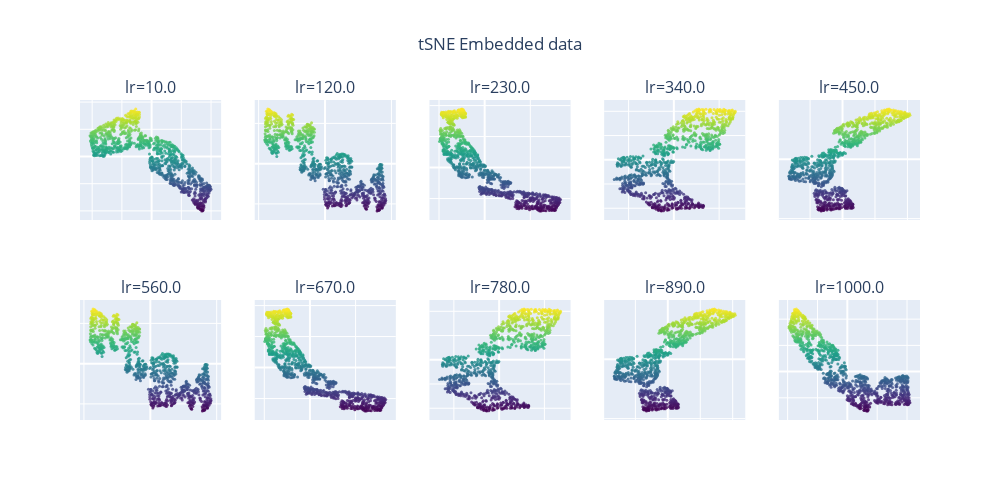

This figure's notebook cell:
### Code cell
plot_2Dsub_figures(embedded_list, lr_values)

### Figure 1 — Plotly figure (JSON) as saved in the notebook; plotly's stock layout.template omitted (floating-point values rounded to 4 significant figures; data arrays with more than 128 entries replaced by an {"elided": "..."} marker saying what was removed)
{"data": [{"marker": {"color": {"elided": "912 float values"}, "colorscale": [[0, "#440154"], [0.1111, "#482878"], [0.2222, "#3e4989"], [0.3333, "#31688e"], [0.4444, "#26828e"], [0.5556, "#1f9e89"], [0.6667, "#35b779"], [0.7778, "#6ece58"], [0.8889, "#b5de2b"], [1, "#fde725"]], "opacity": 0.8, "size": 3}, "mode": "markers", "type": "scatter", "x": {"elided": "912 float values"}, "xaxis": "x", "y": {"elided": "912 float values"}, "yaxis": "y"}, {"marker": {"color": {"elided": "912 float values"}, "colorscale": [[0, "#440154"], [0.1111, "#482878"], [0.2222, "#3e4989"], [0.3333, "#31688e"], [0.4444, "#26828e"], [0.5556, "#1f9e89"], [0.6667, "#35b779"], [0.7778, "#6ece58"], [0.8889, "#b5de2b"], [1, "#fde725"]], "opacity": 0.8, "size": 3}, "mode": "markers", "type": "scatter", "x": {"elided": "912 float values"}, "xaxis": "x2", "y": {"elided": "912 float values"}, "yaxis": "y2"}, {"marker": {"color": {"elided": "912 float values"}, "colorscale": [[0, "#440154"], [0.1111, "#482878"], [0.2222, "#3e4989"], [0.3333, "#31688e"], [0.4444, "#26828e"], [0.5556, "#1f9e89"], [0.6667, "#35b779"], [0.7778, "#6ece58"], [0.8889, "#b5de2b"], [1, "#fde725"]], "opacity": 0.8, "size": 3}, "mode": "markers", "type": "scatter", "x": {"elided": "912 float values"}, "xaxis": "x3", "y": {"elided": "912 float values"}, "yaxis": "y3"}, {"marker": {"color": {"elided": "912 float values"}, "colorscale": [[0, "#440154"], [0.1111, "#482878"], [0.2222, "#3e4989"], [0.3333, "#31688e"], [0.4444, "#26828e"], [0.5556, "#1f9e89"], [0.6667, "#35b779"], [0.7778, "#6ece58"], [0.8889, "#b5de2b"], [1, "#fde725"]], "opacity": 0.8, "size": 3}, "mode": "markers", "type": "scatter", "x": {"elided": "912 float values"}, "xaxis": "x4", "y": {"elided": "912 float values"}, "yaxis": "y4"}, {"marker": {"color": {"elided": "912 float values"}, "colorscale": [[0, "#440154"], [0.1111, "#482878"], [0.2222, "#3e4989"], [0.3333, "#31688e"], [0.4444, "#26828e"], [0.5556, "#1f9e89"], [0.6667, "#35b779"], [0.7778, "#6ece58"], [0.8889, "#b5de2b"], [1, "#fde725"]], "opacity": 0.8, "size": 3}, "mode": "markers", "type": "scatter", "x": {"elided": "912 float values"}, "xaxis": "x5", "y": {"elided": "912 float values"}, "yaxis": "y5"}, {"marker": {"color": {"elided": "912 float values"}, "colorscale": [[0, "#440154"], [0.1111, "#482878"], [0.2222, "#3e4989"], [0.3333, "#31688e"], [0.4444, "#26828e"], [0.5556, "#1f9e89"], [0.6667, "#35b779"], [0.7778, "#6ece58"], [0.8889, "#b5de2b"], [1, "#fde725"]], "opacity": 0.8, "size": 3}, "mode": "markers", "type": "scatter", "x": {"elided": "912 float values"}, "xaxis": "x6", "y": {"elided": "912 float values"}, "yaxis": "y6"}, {"marker": {"color": {"elided": "912 float values"}, "colorscale": [[0, "#440154"], [0.1111, "#482878"], [0.2222, "#3e4989"], [0.3333, "#31688e"], [0.4444, "#26828e"], [0.5556, "#1f9e89"], [0.6667, "#35b779"], [0.7778, "#6ece58"], [0.8889, "#b5de2b"], [1, "#fde725"]], "opacity": 0.8, "size": 3}, "mode": "markers", "type": "scatter", "x": {"elided": "912 float values"}, "xaxis": "x7", "y": {"elided": "912 float values"}, "yaxis": "y7"}, {"marker": {"color": {"elided": "912 float values"}, "colorscale": [[0, "#440154"], [0.1111, "#482878"], [0.2222, "#3e4989"], [0.3333, "#31688e"], [0.4444, "#26828e"], [0.5556, "#1f9e89"], [0.6667, "#35b779"], [0.7778, "#6ece58"], [0.8889, "#b5de2b"], [1, "#fde725"]], "opacity": 0.8, "size": 3}, "mode": "markers", "type": "scatter", "x": {"elided": "912 float values"}, "xaxis": "x8", "y": {"elided": "912 float values"}, "yaxis": "y8"}, {"marker": {"color": {"elided": "912 float values"}, "colorscale": [[0, "#440154"], [0.1111, "#482878"], [0.2222, "#3e4989"], [0.3333, "#31688e"], [0.4444, "#26828e"], [0.5556, "#1f9e89"], [0.6667, "#35b779"], [0.7778, "#6ece58"], [0.8889, "#b5de2b"], [1, "#fde725"]], "opacity": 0.8, "size": 3}, "mode": "markers", "type": "scatter", "x": {"elided": "912 float values"}, "xaxis": "x9", "y": {"elided": "912 float values"}, "yaxis": "y9"}, {"marker": {"color": {"elided": "912 float values"}, "colorscale": [[0, "#440154"], [0.1111, "#482878"], [0.2222, "#3e4989"], [0.3333, "#31688e"], [0.4444, "#26828e"], [0.5556, "#1f9e89"], [0.6667, "#35b779"], [0.7778, "#6ece58"], [0.8889, "#b5de2b"], [1, "#fde725"]], "opacity": 0.8, "size": 3}, "mode": "markers", "type": "scatter", "x": {"elided": "912 float values"}, "xaxis": "x10", "y": {"elided": "912 float values"}, "yaxis": "y10"}], "layout": {"annotations": [{"font": {"size": 16}, "showarrow": false, "text": "lr=10.0", "x": 0.084, "xanchor": "center", "xref": "paper", "y": 1, "yanchor": "bottom", "yref": "paper"}, {"font": {"size": 16}, "showarrow": false, "text": "lr=120.0", "x": 0.292, "xanchor": "center", "xref": "paper", "y": 1, "yanchor": "bottom", "yref": "paper"}, {"font": {"size": 16}, "showarrow": false, "text": "lr=230.0", "x": 0.5, "xanchor": "center", "xref": "paper", "y": 1, "yanchor": "bottom", "yref": "paper"}, {"font": {"size": 16}, "showarrow": false, "text": "lr=340.0", "x": 0.708, "xanchor": "center", "xref": "paper", "y": 1, "yanchor": "bottom", "yref": "paper"}, {"font": {"size": 16}, "showarrow": false, "text": "lr=450.0", "x": 0.916, "xanchor": "center", "xref": "paper", "y": 1, "yanchor": "bottom", "yref": "paper"}, {"font": {"size": 16}, "showarrow": false, "text": "lr=560.0", "x": 0.084, "xanchor": "center", "xref": "paper", "y": 0.375, "yanchor": "bottom", "yref": "paper"}, {"font": {"size": 16}, "showarrow": false, "text": "lr=670.0", "x": 0.292, "xanchor": "center", "xref": "paper", "y": 0.375, "yanchor": "bottom", "yref": "paper"}, {"font": {"size": 16}, "showarrow": false, "text": "lr=780.0", "x": 0.5, "xanchor": "center", "xref": "paper", "y": 0.375, "yanchor": "bottom", "yref": "paper"}, {"font": {"size": 16}, "showarrow": false, "text": "lr=890.0", "x": 0.708, "xanchor": "center", "xref": "paper", "y": 0.375, "yanchor": "bottom", "yref": "paper"}, {"font": {"size": 16}, "showarrow": false, "text": "lr=1000.0", "x": 0.916, "xanchor": "center", "xref": "paper", "y": 0.375, "yanchor": "bottom", "yref": "paper"}], "height": 500, "showlegend": false, "title": {"text": "tSNE Embedded data", "x": 0.5}, "width": 1000, "xaxis": {"anchor": "y", "autorange": true, "domain": [0, 0.168], "range": [-48.19, 46.77], "showticklabels": false, "type": "linear"}, "xaxis10": {"anchor": "y10", "autorange": true, "domain": [0.832, 1], "range": [-45.88, 48.7], "showticklabels": false, "type": "linear"}, "xaxis2": {"anchor": "y2", "autorange": true, "domain": [0.208, 0.376], "range": [-52.96, 53.33], "showticklabels": false, "type": "linear"}, "xaxis3": {"anchor": "y3", "autorange": true, "domain": [0.416, 0.584], "range": [-24.19, 37.63], "showticklabels": false, "type": "linear"}, "xaxis4": {"anchor": "y4", "autorange": true, "domain": [0.624, 0.792], "range": [-15.4, 15.78], "showticklabels": false, "type": "linear"}, "xaxis5": {"anchor": "y5", "autorange": true, "domain": [0.832, 1], "range": [-19.62, 23.88], "showticklabels": false, "type": "linear"}, "xaxis6": {"anchor": "y6", "autorange": true, "domain": [0, 0.168], "range": [-52.96, 53.33], "showticklabels": false, "type": "linear"}, "xaxis7": {"anchor": "y7", "autorange": true, "domain": [0.208, 0.376], "range": [-24.19, 37.63], "showticklabels": false, "type": "linear"}, "xaxis8": {"anchor": "y8", "autorange": true, "domain": [0.416, 0.584], "range": [-15.4, 15.78], "showticklabels": false, "type": "linear"}, "xaxis9": {"anchor": "y9", "autorange": true, "domain": [0.624, 0.792], "range": [-19.62, 23.88], "showticklabels": false, "type": "linear"}, "yaxis": {"anchor": "x", "autorange": true, "domain": [0.625, 1], "range": [-23.35, 20.77], "showticklabels": false, "type": "linear"}, "yaxis10": {"anchor": "x10", "autorange": true, "domain": [0, 0.375], "range": [-18.46, 27.31], "showticklabels": false, "type": "linear"}, "yaxis2": {"anchor": "x2", "autorange": true, "domain": [0.625, 1], "range": [-14.0, 15.81], "showticklabels": false, "type": "linear"}, "yaxis3": {"anchor": "x3", "autorange": true, "domain": [0.625, 1], "range": [-33.85, 43.6], "showticklabels": false, "type": "linear"}, "yaxis4": {"anchor": "x4", "autorange": true, "domain": [0.625, 1], "range": [-49.7, 49.33], "showticklabels": false, "type": "linear"}, "yaxis5": {"anchor": "x5", "autorange": true, "domain": [0.625, 1], "range": [-51.18, 50.05], "showticklabels": false, "type": "linear"}, "yaxis6": {"anchor": "x6", "autorange": true, "domain": [0, 0.375], "range": [-14.0, 15.81], "showticklabels": false, "type": "linear"}, "yaxis7": {"anchor": "x7", "autorange": true, "domain": [0, 0.375], "range": [-33.85, 43.6], "showticklabels": false, "type": "linear"}, "yaxis8": {"anchor": "x8", "autorange": true, "domain": [0, 0.375], "range": [-49.7, 49.33], "showticklabels": false, "type": "linear"}, "yaxis9": {"anchor": "x9", "autorange": true, "domain": [0, 0.375], "range": [-51.18, 50.05], "showticklabels": false, "type": "linear"}}}
